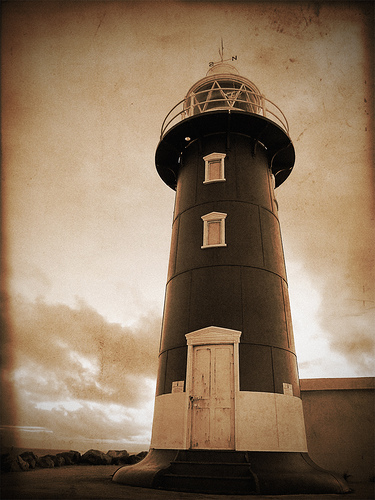
#> input picture images/beacon.JPEG, 375 x 500 px, found by its file name
$ jupyter execute --allow-errors manualSegmentation.ipynb
#> lines starting #> are read from the running program, lines starting #| are printed output that depends on the picture
[cell 1]
import numpy as np
from skimage.io import imread, imsave
import os

[cell 2]
# List of image filenames
image_files = ["images/beacon.JPEG", "images/elephant.jpg", "images/robin.JPEG", "images/vulture.JPEG"]

# declare number of clusters, can change this later
k = 10

# Declare output folder
output_path = "remadeManualSegmentationImages/"

[cell 3]
def manualKmeans(X, k=4, max_iters=20, tol=1e-4, random_state=42):
    # random number generator
    np.random.seed(random_state)

    # Initialize cluster centers randomly from the data
    random_idxs = np.random.choice(len(X), size=k, replace=False) # Chat-GPT-3. (2025, Oct. 26)
    centers = X[random_idxs]

    # Iterate through the data .... Chat-GPT-3. (2025, Oct. 26)
    for iteration in range(max_iters):
        distances = np.linalg.norm(X[:, np.newaxis] - centers, axis=2)  # (n_samples, k)
        labels = np.argmin(distances, axis=1)

        new_centers = np.array([X[labels == i].mean(axis=0) if np.any(labels == i) else centers[i] for i in range(k)])

        center_shift = np.linalg.norm(new_centers - centers)
        if center_shift < tol:
            break

        centers = new_centers

    return centers, labels

[cell 4]
# First image provided
# reading the image
img = imread("images/beacon.JPEG")
#> img is the input picture: shape (500, 375, 3); mean R, G, B 140.3, 117.5, 93.7

# Convert to 2d form
img2d = img.reshape(-1,3).astype(np.float64)

# Apply the manual KMeans implementation
centers, labels = manualKmeans(img2d, k, max_iters = 10)
#> in manualKmeans, `random_idxs = np.random.choice(len(X), size=k, replace=False)`: random_idxs = [185732, 92321, 34589, 49312, 35821, 45443, 14369, 39003, 27336, 164408]
#> in manualKmeans, `centers = X[random_idxs]`: centers = [[40, 27, 18], [226, 209, 191], [181, 151, 113], [7, 7, 7], [79, 63, 37], [193, 166, 136], [155, 125, 89], [100, 62, 39], [151, 131, 106], [147, 99, 63]]
#> the loop in manualKmeans, `for iteration in range(max_iters):` made 10 passes
#> center_shift on passes 1 to 10: 28.42, 10.33, 7.85, 6, 5.04, 4.64, 4.19, 3.78, 3.57, 3.36
#> centers = [[46, 34.03, 22.46], [229.6, 219.5, 208.7], [191.3, 163.2, 129.2], [15.38, 11.85, 8.36], [72.13, 51.94, 34.17], [208.3, 187.2, 162.7], [155.4, 119.9, 83.86], [102.6, 71.32, 47.01], [174.3, 141.7, 103.7], [132.2, 95.75, 64.79]]

# Reconstruct image
segmented_img = centers[labels].reshape(img.shape)

# Fix scaling based on dtype, Chat-GPT-3. (2025, Oct. 26)
if img.dtype == np.uint8:
    # Input already in 0–255, so don't multiply
    segmented_img = np.clip(segmented_img, 0, 255).astype(np.uint8)
else:
    # Input normalized 0–1, so scale up
    segmented_img = np.clip(segmented_img * 255, 0, 255).astype(np.uint8)

# Save new image to remadeImages folder
imsave(os.path.join(output_path, "Manually Remade Beacon Image.JPEG"), segmented_img)

[cell 5]
# Second image provided
# reading the image
img = imread("images/elephant.jpg")
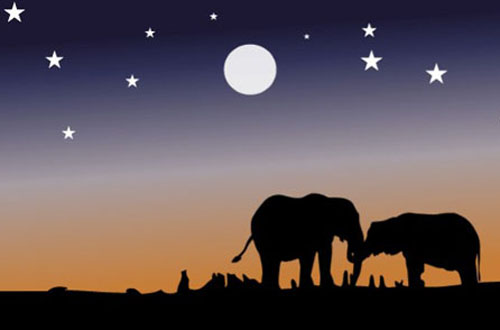
#> input picture images/elephant.jpg, 500 x 330 px, found by its file name
#> img is the input picture: shape (330, 500, 3); mean R, G, B 93.9, 81.1, 85.4

# Convert to 2d form
img2d = img.reshape(-1,3).astype(np.float64)

# Apply the manual KMeans implementation
centers, labels = manualKmeans(img2d, k, max_iters = 10)
#> the loop in manualKmeans (call 2), `for iteration in range(max_iters):` made 10 passes
#> center_shift on passes 1 to 10: 51.97, 16.65, 7.72, 6.06, 5.73, 7.93, 11.86, 16.27, 16.16, 12.38
#> centers = [[124.4, 118.7, 136.8], [30.3, 27.26, 55.62], [89.63, 86.91, 112], [65.34, 39.3, 19.94], [180.3, 142.3, 115.1], [192.1, 128.6, 70.99], [53.36, 53.41, 87.67], [233, 232.7, 236.9], [163.4, 149.6, 151.9], [1.06, 0.62, 1.07]]

# Reconstruct image
segmented_img = centers[labels].reshape(img.shape)
#> segmented_img: shape (330, 500, 3) float64

# Fix scaling based on dtype, Chat-GPT-3. (2025, Oct. 26)
if img.dtype == np.uint8:
    # Input already in 0–255, so don't multiply
    segmented_img = np.clip(segmented_img, 0, 255).astype(np.uint8)
else:
    # Input normalized 0–1, so scale up
    segmented_img = np.clip(segmented_img * 255, 0, 255).astype(np.uint8)

# Save new image to remadeImages folder
imsave(os.path.join(output_path, "Manually Remade Elephant Image.jpg"), segmented_img)

[cell 6]
# Third image provided
# reading the image
img = imread("images/robin.JPEG")
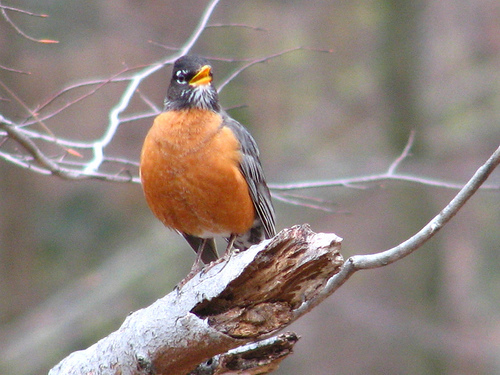
#> input picture images/robin.JPEG, 500 x 375 px, found by its file name
#> img is the input picture: shape (375, 500, 3); mean R, G, B 145.1, 132.4, 125.9

# Convert to 2d form
img2d = img.reshape(-1,3).astype(np.float64)

# Apply the manual KMeans implementation
centers, labels = manualKmeans(img2d, k, max_iters = 10)
#> centers = [[102.6, 57.95, 37.66], [232.3, 234.2, 246], [162.7, 156.1, 156.1], [211.7, 133.8, 79.27], [136.1, 129.4, 126.7], [197.3, 187.4, 192.1], [151.3, 141.4, 137.5], [109.8, 101.4, 90.03], [144.6, 126, 117.6], [121.8, 117.3, 109.7]]

# Reconstruct image
segmented_img = centers[labels].reshape(img.shape)
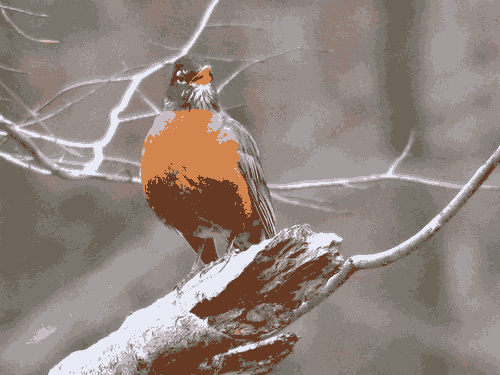
#> segmented_img: shape (375, 500, 3) float64; mean R, G, B 145.1, 132.4, 125.9

# Fix scaling based on dtype, Chat-GPT-3. (2025, Oct. 26)
if img.dtype == np.uint8:
    # Input already in 0–255, so don't multiply
    segmented_img = np.clip(segmented_img, 0, 255).astype(np.uint8)
else:
    # Input normalized 0–1, so scale up
    segmented_img = np.clip(segmented_img * 255, 0, 255).astype(np.uint8)

# Save new image to remadeImages folder
imsave(os.path.join(output_path, "Manually Remade Robin Image.JPEG"), segmented_img)

[cell 7]
# Fourth image provided
# reading the image
img = imread("images/vulture.JPEG")
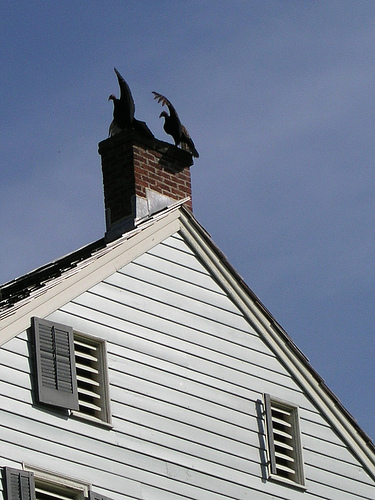
#> input picture images/vulture.JPEG, 375 x 500 px, found by its file name
#> img is the input picture: shape (500, 375, 3); mean R, G, B 125.1, 134.1, 150.8

# Convert to 2d form
img2d = img.reshape(-1,3).astype(np.float64)

# Apply the manual KMeans implementation
centers, labels = manualKmeans(img2d, k, max_iters = 10)
#> centers = [[220.4, 221.7, 218.7], [164.3, 163.1, 158], [93.83, 112.8, 149.7], [18.85, 18.9, 17.11], [105.7, 122.2, 155.7], [110.9, 109.4, 105.5], [66.96, 63.82, 59.81], [77.48, 98.91, 140.3], [116.1, 129.3, 160.3], [199.9, 200.9, 197.2]]

# Reconstruct image
segmented_img = centers[labels].reshape(img.shape)
#> segmented_img: shape (500, 375, 3) float64

# Fix scaling based on dtype, Chat-GPT-3. (2025, Oct. 26)
if img.dtype == np.uint8:
    # Input already in 0–255, so don't multiply
    segmented_img = np.clip(segmented_img, 0, 255).astype(np.uint8)
else:
    # Input normalized 0–1, so scale up
    segmented_img = np.clip(segmented_img * 255, 0, 255).astype(np.uint8)

# Save new image to remadeImages folder
imsave(os.path.join(output_path, "Manually Remade Vulture Image.JPEG"), segmented_img)
